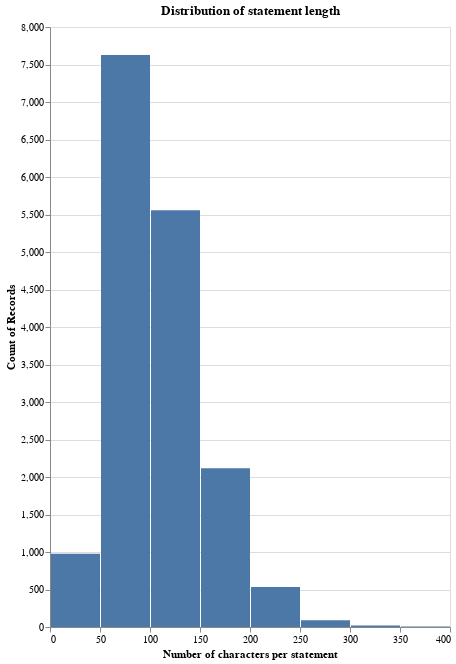

The code cell stored with this chart in its notebook:
### Code cell
alt.Chart(data_statements).mark_bar().encode(
    x = alt.X("characters", bin=True, title="Number of characters per statement"), #sort=alt.Sort(field="characters", order="ascending")),
    y = "count()"
).properties(
    title="Distribution of statement length",
    width = 400,
    height = 600,
)

### Figure 1 — Vega-Lite specification as saved in the notebook (floating-point values rounded to 4 significant figures; data arrays with more than 128 entries replaced by an {"elided": "..."} marker saying what was removed)
{"config": {"view": {"continuousWidth": 300, "continuousHeight": 300}}, "data": {"name": "data-d14b30bb75c22b0ed9449a5220a0605a"}, "mark": {"type": "bar"}, "encoding": {"x": {"bin": true, "field": "characters", "title": "Number of characters per statement", "type": "quantitative"}, "y": {"aggregate": "count", "type": "quantitative"}}, "height": 600, "title": "Distribution of statement length", "width": 400, "$schema": "https://vega.github.io/schema/vega-lite/v5.20.1.json", "datasets": {"data-d14b30bb75c22b0ed9449a5220a0605a": {"elided": "16926 records"}}}
